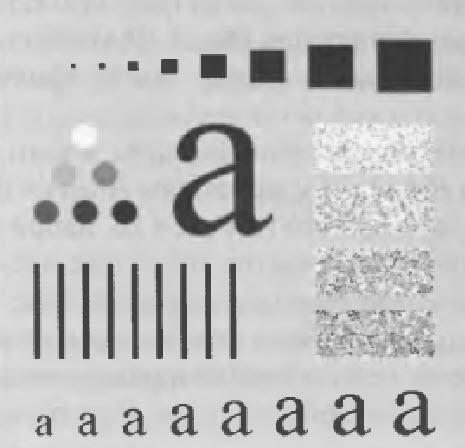
#> input picture A.jpg, 465 x 448 px
$ jupyter execute Untitled5.ipynb   (shell and % lines are left out)
#> lines starting #> are read from the running program, lines starting #| are printed output that depends on the picture
[cell 1]
import cv2
import numpy as np
from matplotlib import pyplot as plt

[cell 2]
def select_image():
    path = "A.jpg"#"cat.jpg" #fd.askopenfilename()
    if (len(path) > 0):
        return cv2.imread(path, 0)
#> returned value is the input picture: shape (448, 465); min 39, max 254, mean 193

[cell 3]
def fft(im):
    dft = cv2.dft(np.float32(im), flags = cv2.DFT_COMPLEX_OUTPUT)
    return np.fft.fftshift(dft)

[cell 4]
def magnitude(fft_res):
    return 20*np.log(cv2.magnitude(fft_res[:,:,0], fft_res[:,:,1])+0.0001)

[cell 5]
def apply_mask(dft_shift, mask):
    # apply mask and inverse DFT
    fshift = dft_shift*mask
    f_ishift = np.fft.ifftshift(fshift)
    img_back = cv2.idft(f_ishift)
    img_back = cv2.magnitude(img_back[:,:,0],img_back[:,:,1])

    return img_back

[cell 6]
def show_ims(img, img_back):
    size = 12
    plt.figure(num = 1, figsize=(size, size))
    plt.subplot(121),plt.imshow(img, cmap = 'gray')
    plt.title('Input Image'), plt.xticks([]), plt.yticks([])

    plt.subplot(122),plt.imshow(img_back, cmap = 'gray')
    plt.title('Result'), plt.xticks([]), plt.yticks([])
    plt.show()

[cell 7]
D = lambda u, v: np.sqrt((u - M//2)*(u - M//2) + (v - N//2)*(v - N//2))

[cell 8]
HBatt = lambda u, v: 1/(1 + (D(u,v)/D0)**(2*n))

[cell 9]
Hauss = lambda u, v: np.exp(-D(u,v)*D(u,v)/(2*D0*D0))

[cell 10]
im = select_image()
M, N = im.shape
#> M = 448; N = 465

[cell 11]
plt.imshow(im, 'gray')

[cell 12]
dft_shift = fft(im)
amp = magnitude(dft_shift)

[cell 13]
plt.subplot(121)
plt.imshow(im, 'gray')
plt.subplot(122)
plt.imshow(amp, 'gray')
plt.show()

[cell 14]
crow,ccol = M//2 , N//2
#> crow = 224; ccol = 232
h = 20

circle = cv2.getStructuringElement(cv2.MORPH_ELLIPSE, (2*h,2*h))

mask = np.zeros((M,N,2),np.uint8)
mask[crow-h:crow+h, ccol-h:ccol+h,0] += circle
mask[crow-h:crow+h, ccol-h:ccol+h,1] += circle

plt.imshow(mask[:,:,0], 'gray')

[cell 15]
plt.imshow(magnitude(dft_shift * mask), 'gray')

[cell 16]
im_after = apply_mask(dft_shift, mask)
show_ims(im, im_after)

res_dft = fft(im_after)
res_amp = magnitude(res_dft)
show_ims(amp, res_amp)

[cell 17]
crow,ccol = M//2 , N//2
h = 100

circle = cv2.getStructuringElement(cv2.MORPH_ELLIPSE, (2*h,2*h))

mask = np.ones((M,N,2),np.uint8)
mask[crow-h:crow+h, ccol-h:ccol+h,0] -= circle
mask[crow-h:crow+h, ccol-h:ccol+h,1] -= circle

plt.imshow(mask[:,:,0], 'gray')
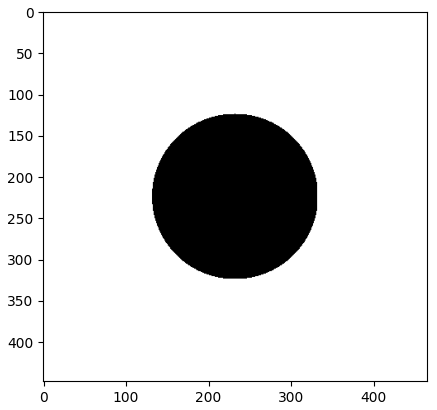
#> figure drawn by matplotlib, 1 panel

[cell 18]
plt.imshow(magnitude(dft_shift * mask), 'gray')

[cell 19]
im_after = apply_mask(dft_shift, mask)
show_ims(im, im_after)

res_dft = fft(im_after)
res_amp = magnitude(res_dft)
show_ims(amp, res_amp)

[cell 20]
n = 2
D0 = 20

mask = np.array([[[HBatt(u,v)]*2 for v in range(N)] for u in range(M)])
plt.imshow(mask[:,:,0], 'gray')

[cell 21]
plt.imshow(magnitude(dft_shift * mask), 'gray')
#> in magnitude (call 6), `return 20*np.log(cv2.magnitude(fft_res[:,:,0], fft_res[:,:,1])+0.0001)`:
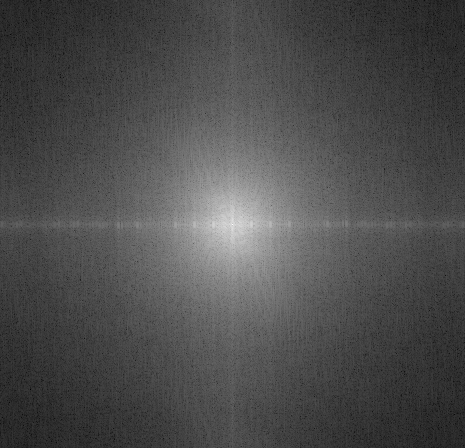
#> returned value: shape (448, 465) float64; min -173.2, max 350.2, mean -14.9; drawn with min black and max white

[cell 22]
im_after = apply_mask(dft_shift, mask)
show_ims(im, im_after)

res_dft = fft(im_after)
res_amp = magnitude(res_dft)
show_ims(amp, res_amp)

[cell 23]
n = 2
D0 = 125

mask = np.array([[[1 - HBatt(u,v)]*2 for v in range(N)] for u in range(M)])
plt.imshow(mask[:,:,1], 'gray')
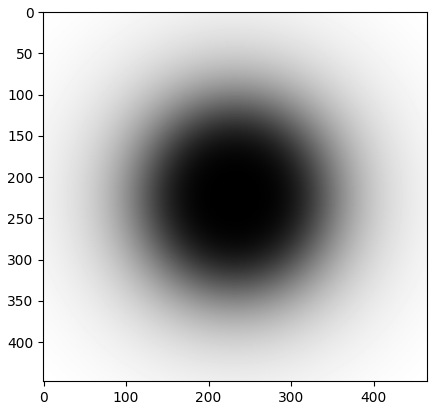
#> figure drawn by matplotlib, 1 panel

[cell 24]
mag = magnitude(dft_shift * mask)
plt.imshow(mag, 'gray')

[cell 25]
im_after = apply_mask(dft_shift, mask)
show_ims(im, im_after)

res_dft = fft(im_after)
res_amp = magnitude(res_dft)
show_ims(amp, res_amp)

[cell 26]
D0 = 10

mask = np.array([[[Hauss(u,v)]*2 for v in range(N)] for u in range(M)])
plt.imshow(mask[:,:,1], 'gray')

[cell 27]
plt.imshow(magnitude(dft_shift * mask), 'gray')
#> in magnitude (call 10), `return 20*np.log(cv2.magnitude(fft_res[:,:,0], fft_res[:,:,1])+0.0001)`:
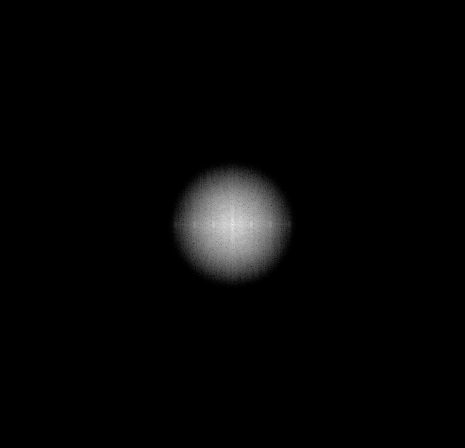
#> returned value: shape (448, 465) float64; min -184.2, max 350.2, mean -172.9; drawn with min black and max white

[cell 28]
im_after = apply_mask(dft_shift, mask)
#> in apply_mask (call 5), `img_back = cv2.magnitude(img_back[:,:,0],img_back[:,:,1])`:
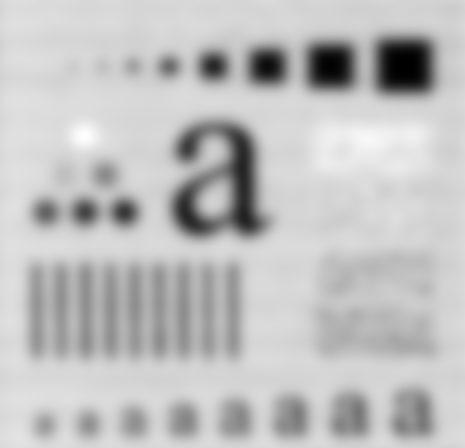
#> img_back: shape (448, 465) float64; min 11967354.5, max 49441623.5, mean 40202200; drawn with min black and max white
show_ims(im, im_after)

res_dft = fft(im_after)
res_amp = magnitude(res_dft)
#> in magnitude (call 11), `return 20*np.log(cv2.magnitude(fft_res[:,:,0], fft_res[:,:,1])+0.0001)`:
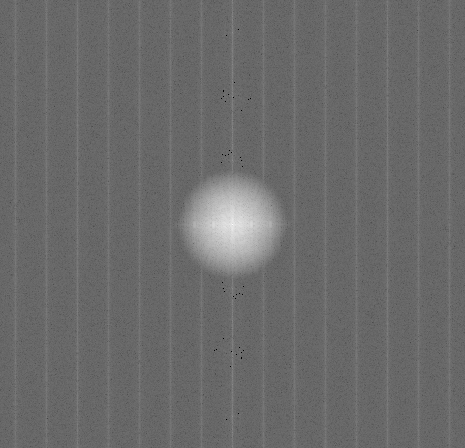
#> returned value: shape (448, 465) float32; min -184.2, max 595.1, mean 143.1; drawn with min black and max white
show_ims(amp, res_amp)

[cell 29]
D0 = 20

mask = np.array([[[1 - Hauss(u,v)]*2 for v in range(N)] for u in range(M)])
plt.imshow(mask[:,:,1], 'gray')
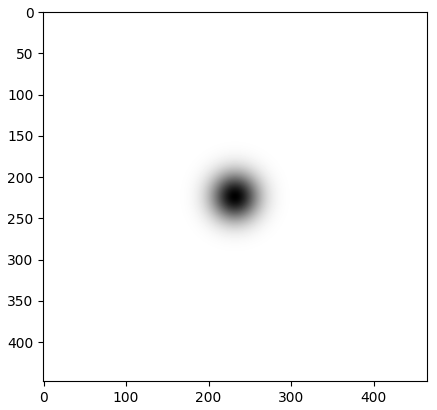
#> figure drawn by matplotlib, 1 panel

[cell 30]
plt.imshow(magnitude(dft_shift * mask), 'gray')
#> in magnitude (call 12), `return 20*np.log(cv2.magnitude(fft_res[:,:,0], fft_res[:,:,1])+0.0001)`:
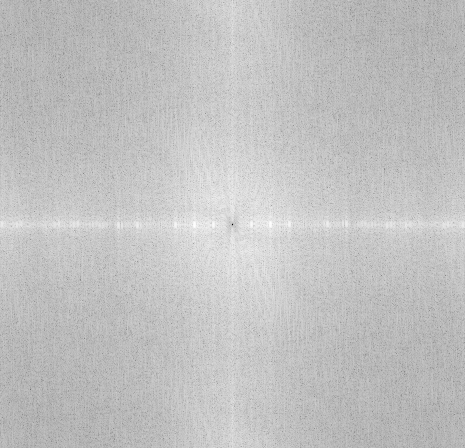
#> returned value: shape (448, 465) float64; min -184.2, max 256.4, mean 150.3; drawn with min black and max white

[cell 31]
im_after = apply_mask(dft_shift, mask)
#> in apply_mask (call 6), `img_back = cv2.magnitude(img_back[:,:,0],img_back[:,:,1])`:
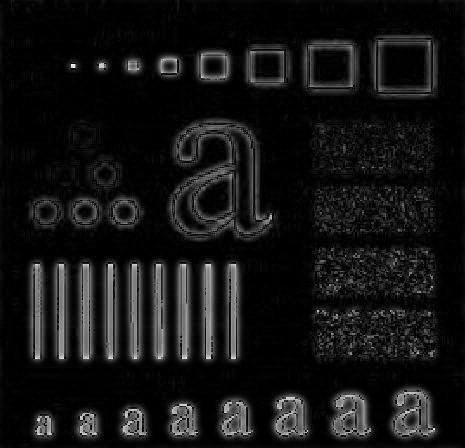
#> img_back: shape (448, 465) float64; min 3.08, max 24358954.5, mean 1961585.6; drawn with min black and max white
show_ims(im, im_after)

res_dft = fft(im_after)
res_amp = magnitude(res_dft)
#> in magnitude (call 13), `return 20*np.log(cv2.magnitude(fft_res[:,:,0], fft_res[:,:,1])+0.0001)`:
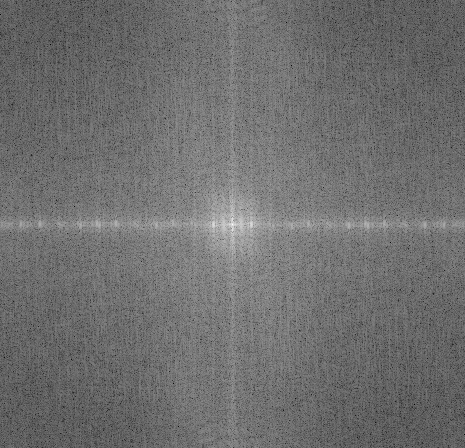
#> returned value: shape (448, 465) float32; min 282.8, max 534.7, mean 392.8; drawn with min black and max white
show_ims(amp, res_amp)
